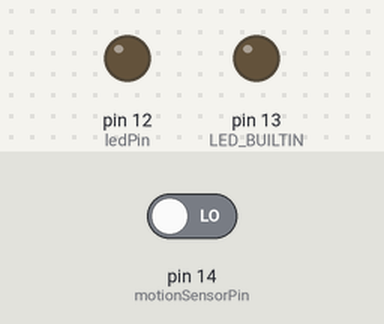
The sketch below on a simulated Arduino Uno, built with avr-gcc and run on an emulated ATmega328P. Shown: output pins drawn as LEDs (lit = HIGH). The test bench sets the inputs (shaded band); at power-on: pin 14 (motionSensorPin) LOW.

Above: at 6.2 s.
6.3 s: pin 14 (motionSensorPin) driven HIGH
At 7.5 s:
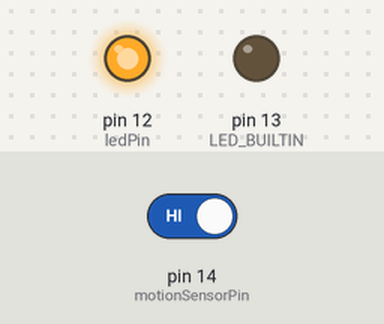
7.8 s: pin 14 (motionSensorPin) driven LOW
At 8.6 s:
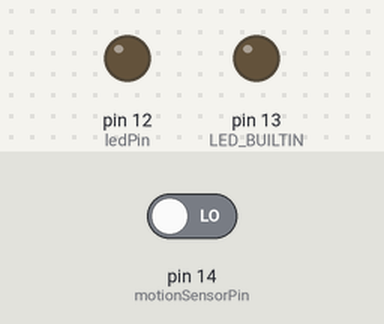
Timing chart, 0 to 10.8 s (numbered marks = the images above; inputs shaded):
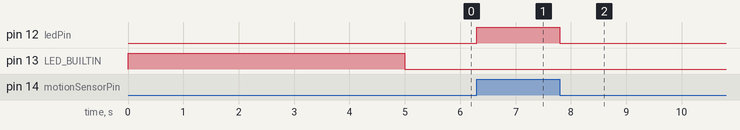

Measured:
- after the input at 6.3 s, pin 12 (ledPin): LOW → HIGH at once
- after the input at 7.8 s, pin 12 (ledPin): HIGH → LOW at once

The sketch:

rcwl-0516-blink-led.ino
```cpp
const int motionSensorPin = 14;
const int ledPin = 12;
int val = 0;

void setup() {
  Serial.begin(115200);
  pinMode (ledPin, OUTPUT);
  pinMode (motionSensorPin, INPUT);
  pinMode (LED_BUILTIN, OUTPUT);
  digitalWrite(LED_BUILTIN, HIGH);
  delay(5000);
  digitalWrite(LED_BUILTIN, LOW);
}

void loop() {
  val = digitalRead(motionSensorPin);
  if (val == 1) {
    digitalWrite (ledPin, HIGH);
  } else {
    digitalWrite (ledPin, LOW);
  }
}
```
